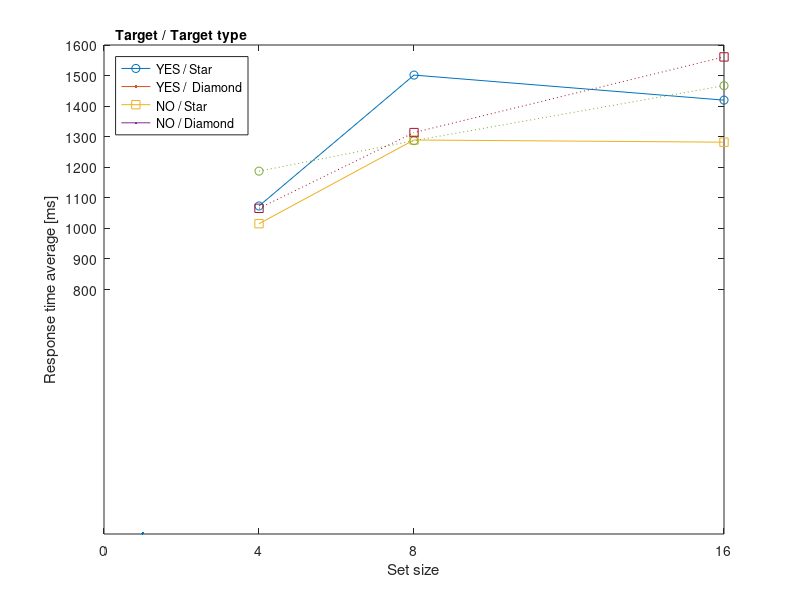

Write the MATLAB code that produced this figure.
% import data
% 1: 学籍番号
% 2: 練習/本番（1/2）
% 3: 試行回数
% 4: 目標刺激の有無（1;あり, 2;なし）
% 5: 目標刺激種類
% 6: 刺激総数
% 7: 入力状態（0;正解, 1;失敗, 2;その他のキー, 3;Timeout）
% 8: 解答にかかった時間（ms）
clear; close all;
file = importdata('data1250373_2.txt', ',',  1);
data = file.data;
practice = data(:,2) == 1; % 練習
error = data(:,7) > 0; % Error
del = practice | error;
data(del,:) = []; % 削除操作

% -- 目標刺激（あり），目標刺激種類（マル）
target = data(:,4)==1;
type = data(:,5)==1;
setsize4 = data(:,6)==4; % 4
target_type1_size4_mean = mean(data(target & setsize4 & type, 8));
target = data(:,4)==1;
type = data(:,5)==1;
setsize8 = data(:,6)==8; % 8
target_type1_size8_mean = mean(data(target & setsize8 & type, 8));
target = data(:,4)==1;
type = data(:,5)==1;
setsize16 = data(:,6)==16; % 16
target_type1_size16_mean = mean(data(target & setsize16 & type, 8));

% -- 目標刺激（あり），目標刺激種類（マル線）
target = data(:,4)==1;
type = data(:,5)==2;
setsize4 = data(:,6)==4; % 4
target_type2_size4_mean = mean(data(target & setsize4 & type, 8));
target = data(:,4)==1;
type = data(:,5)==2;
setsize8 = data(:,6)==8; % 8
target_type2_size8_mean = mean(data(target & setsize8 & type, 8));
target = data(:,4)==1;
type = data(:,5)==2;
setsize16 = data(:,6)==16; % 16
target_type2_size16_mean = mean(data(target & setsize16 & type, 8));

% -- 目標刺激（なし），目標刺激種類（マル）
target = data(:,4)==2;
type = data(:,5)==1;
setsize4 = data(:,6)==4; % 4
ntarget_type1_size4_mean = mean(data(target & setsize4 & type, 8));
target = data(:,4)==2;
type = data(:,5)==1;
setsize8 = data(:,6)==8; % 8
ntarget_type1_size8_mean = mean(data(target & setsize8 & type, 8));
target = data(:,4)==2;
type = data(:,5)==1;
setsize16 = data(:,6)==16; % 16
ntarget_type1_size16_mean = mean(data(target & setsize16 & type, 8));

% -- 目標刺激（なし），目標刺激種類（マル線）
target = data(:,4)==2;
type = data(:,5)==2;
setsize4 = data(:,6)==4; % 4
ntarget_type2_size4_mean = mean(data(target & setsize4 & type, 8));
target = data(:,4)==2;
type = data(:,5)==2;
setsize8 = data(:,6)==8; % 8
ntarget_type2_size8_mean = mean(data(target & setsize8 & type, 8));
target = data(:,4)==2;
type = data(:,5)==2;
setsize16 = data(:,6)==16; % 16
ntarget_type2_size16_mean = mean(data(target & setsize16 & type, 8));

x = [4, 8, 16];
mean_type1 = [target_type1_size4_mean target_type1_size8_mean target_type1_size16_mean];
mean_type2 = [target_type2_size4_mean target_type2_size8_mean target_type2_size16_mean];
mean_type3 = [ntarget_type1_size4_mean ntarget_type1_size8_mean ntarget_type1_size16_mean];
mean_type4 = [ntarget_type2_size4_mean ntarget_type2_size8_mean ntarget_type2_size16_mean];

fig1 = figure;
hold on;
plot(x,mean_type1,'-o',LineWidth=2);
plot(x,mean_type2,'-square',LineWidth=2);
plot(x,mean_type3,':o',LineWidth=2);
plot(x,mean_type4,':square',LineWidth=2);
hold off;
box on;
lgd = legend({'YES / Star','YES /  Diamond','NO / Star', 'NO / Diamond'},'Location','northwest');
title(lgd,'Target / Target type');
xticks([0 4 8 16 20]);
yticks(800:100:2200)
xlabel('Set size');
ylabel('Response time average [ms]');
exportgraphics(fig1,'../Figures/13_02_graph.pdf','ContentType','vector');